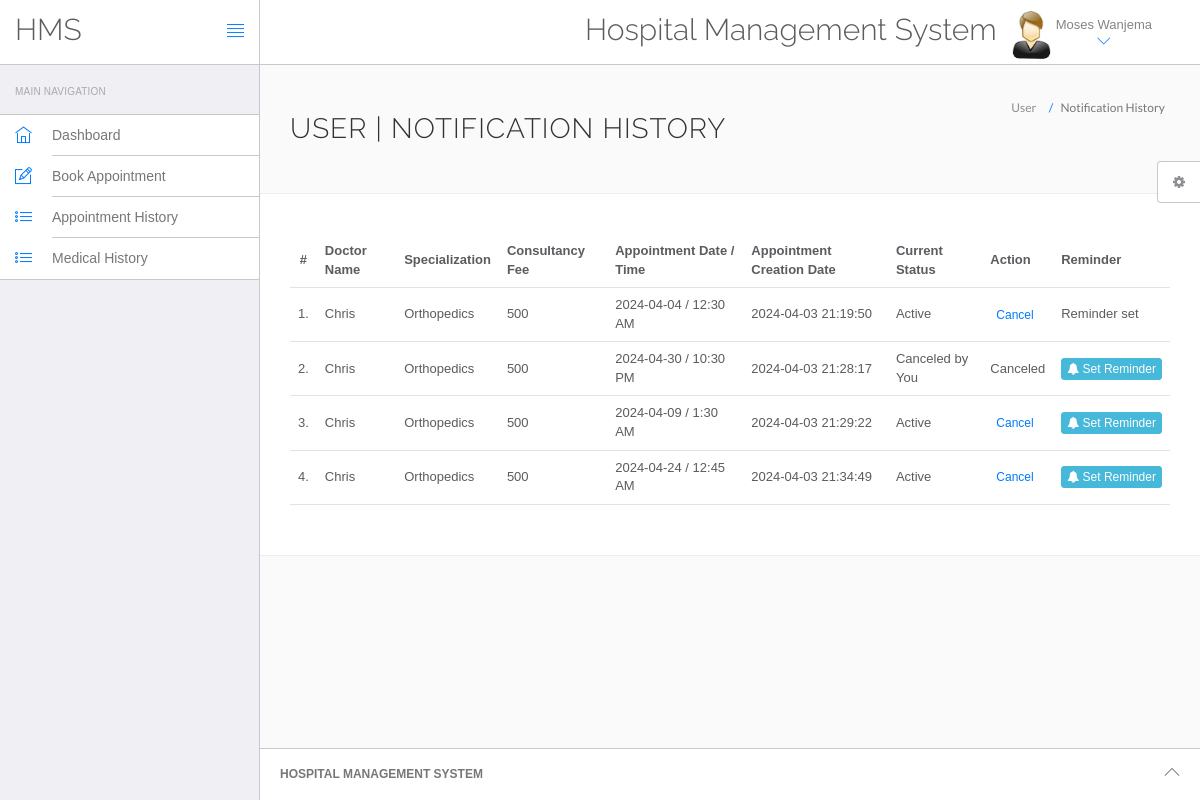
The page /HMS/notification.php (signed in) on the database its author committed.
### tables this page shows
CREATE TABLE `users` (
  `id` int(11) NOT NULL,
  `fullName` varchar(255) DEFAULT NULL,
  `address` longtext DEFAULT NULL,
  `city` varchar(255) DEFAULT NULL,
  `gender` varchar(255) DEFAULT NULL,
  `email` varchar(255) DEFAULT NULL,
  `password` varchar(255) DEFAULT NULL,
  `regDate` timestamp NULL DEFAULT current_timestamp(),
  `updationDate` timestamp NULL DEFAULT NULL ON UPDATE current_timestamp()
);

CREATE TABLE `appointment` (
  `id` int(11) NOT NULL,
  `doctorSpecialization` varchar(255) DEFAULT NULL,
  `doctorId` int(11) DEFAULT NULL,
  `userId` int(11) DEFAULT NULL,
  `consultancyFees` int(11) DEFAULT NULL,
  `appointmentDate` varchar(255) DEFAULT NULL,
  `appointmentTime` varchar(255) DEFAULT NULL,
  `postingDate` timestamp NULL DEFAULT current_timestamp(),
  `userStatus` int(11) DEFAULT NULL,
  `doctorStatus` int(11) DEFAULT NULL,
  `updationDate` timestamp NULL DEFAULT NULL ON UPDATE current_timestamp()
);

CREATE TABLE `doctors` (
  `id` int(11) NOT NULL,
  `specilization` varchar(255) DEFAULT NULL,
  `doctorName` varchar(255) DEFAULT NULL,
  `address` longtext DEFAULT NULL,
  `docFees` varchar(255) DEFAULT NULL,
  `contactno` bigint(11) DEFAULT NULL,
  `docEmail` varchar(255) DEFAULT NULL,
  `password` varchar(255) DEFAULT NULL,
  `creationDate` timestamp NULL DEFAULT current_timestamp(),
  `updationDate` timestamp NULL DEFAULT NULL ON UPDATE current_timestamp()
);

### HMS/notification.php (the view, shortened to what this page needs)
<?php
include('include/config.php');
if (strlen($_SESSION['id']) == 0) {
    header('location:logout.php');
} else {
?>
<!DOCTYPE html>
<html lang="en">
<head>
    <link rel="stylesheet" href="vendor/bootstrap/css/bootstrap.min.css">
    <link rel="stylesheet" href="vendor/fontawesome/css/font-awesome.min.css">
    <link rel="stylesheet" href="vendor/themify-icons/themify-icons.min.css">
    <link href="vendor/animate.css/animate.min.css" rel="stylesheet" media="screen">
    <link href="vendor/perfect-scrollbar/perfect-scrollbar.min.css" rel="stylesheet" media="screen">
    <link href="vendor/switchery/switchery.min.css" rel="stylesheet" media="screen">
    <link href="vendor/bootstrap-touchspin/jquery.bootstrap-touchspin.min.css" rel="stylesheet" media="screen">
    <link href="vendor/select2/select2.min.css" rel="stylesheet" media="screen">
    <link href="vendor/bootstrap-datepicker/bootstrap-datepicker3.standalone.min.css" rel="stylesheet" media="screen">
    <link href="vendor/bootstrap-timepicker/bootstrap-timepicker.min.css" rel="stylesheet" media="screen">
    <link rel="stylesheet" href="assets/css/styles.css">
    <link rel="stylesheet" href="assets/css/plugins.css">
    <link rel="stylesheet" href="assets/css/themes/theme-1.css" id="skin_color" />
</head>
<body>
    <div id="app">
        <?php include('include/sidebar.php');?>
        <div class="app-content">
            <?php include('include/header.php');?>
            <div class="main-content">
                <div class="wrap-content container" id="container">
                    <section id="page-title">
                        <div class="row">
                            <div class="col-sm-8">
                                <h1 class="mainTitle">User | Notification History</h1>
                            </div>
                            <ol class="breadcrumb">
                                <li><span>User</span></li>
                                <li class="active"><span>Notification History</span></li>
                            </ol>
                        </div>
                    </section>
                    <div class="container-fluid container-fullw bg-white">
                        <div class="row">
                            <div class="col-md-12">
                                <table class="table table-hover" id="sample-table-1">
                                    <thead>
                                        <tr>
                                            <th class="center">#</th>
                                            <th class="hidden-xs">Doctor Name</th>
                                            <th>Specialization</th>
                                            <th>Consultancy Fee</th>
                                            <th>Appointment Date / Time</th>
                                            <th>Appointment Creation Date</th>
                                            <th>Current Status</th>
                                            <th>Action</th>
                                            <th>Reminder</th>
                                        </tr>
                                    </thead>
                                    <tbody>
                                        <?php
                                        $sql = mysqli_query($con, "SELECT doctors.doctorName AS docname, appointment.* FROM appointment JOIN doctors ON doctors.id=appointment.doctorId WHERE appointment.userId='".$_SESSION['id']."'");
                                        $cnt = 1;
                                        while ($row = mysqli_fetch_array($sql)) {
                                            $reminderTime = date('Y-m-d H:i:s', strtotime('-1 day', strtotime($row['appointmentDate'].' '.$row['appointmentTime'])));
                                        ?>
                                        <tr>
                                            <td class="center"><?php echo $cnt;?>.</td>
                                            <td class="hidden-xs"><?php echo $row['docname'];?></td>
                                            <td><?php echo $row['doctorSpecialization'];?></td>
                                            <td><?php echo $row['consultancyFees'];?></td>
                                            <td><?php echo $row['appointmentDate'];?> / <?php echo $row['appointmentTime'];?></td>
                                            <td><?php echo $row['postingDate'];?></td>
                                            <td>
                                                <?php
                                                if (($row['userStatus']==1) && ($row['doctorStatus']==1)) {
                                                    echo "Active";
                                                }
                                                if (($row['userStatus']==0) && ($row['doctorStatus']==1)) {
                                                    echo "Canceled by You";
                                                }
                                                ?>
                                            </td>
                                            <td>
                                                <div class="visible-md visible-lg hidden-sm hidden-xs">
                                                    <?php if (($row['userStatus']==1) && ($row['doctorStatus']==1)) { ?>
                                                        <a href="appointment-history.php?id=<?php echo $row['id']?>&cancel=update" onClick="return confirm('Are you sure you want to cancel this appointment?')" class="btn btn-transparent btn-xs tooltips" title="Cancel Appointment" tooltip-placement="top" tooltip="Remove">Cancel</a>
                                                    <?php } else {
                                                        echo "Canceled";
                                                    } ?>
                                                </div>
                                            </td>
                                            <td>
                                                <?php
                                                if (strtotime($reminderTime) > time()) { ?>
                                                    <a href="#" class="btn btn-info btn-xs" data-toggle="modal" data-target="#reminderModal<?php echo $row['id'];?>"><i class="fa fa-bell"></i> Set Reminder</a>
                                                <?php } else {
                                                    echo "Reminder set";
                                                }
                                                ?>
                                            </td>
                                        </tr>
                                        <?php
                                        $cnt = $cnt + 1;
                                        }?>
                                    </tbody>
                                </table>
                            </div>
                        </div>
                    </div>
                </div>
            </div>
        </div>
        <?php include('include/footer.php');?>
        <?php include('include/setting.php');?>
    </div>
</body>
</html>
<?php } ?>

### HMS/include/header.php (shortened to what this page needs)
<header class="navbar navbar-default navbar-static-top">
					<div class="navbar-header">
						<a class="navbar-brand" href="#">
							<h2 style="padding-top:20% ">HMS</h2>
						</a>
						<a href="#" class="sidebar-toggler pull-right visible-md visible-lg" data-toggle-class="app-sidebar-closed" data-toggle-target="#app">
							<i class="ti-align-justify"></i>
						</a>
					</div>
					<div class="navbar-collapse collapse">
						<ul class="nav navbar-right">
								<li  style="padding-top:2% ">
								<h2>Hospital Management System</h2>
							</li>
							<li class="dropdown current-user">
								<a href class="dropdown-toggle" data-toggle="dropdown">
									<img src="assets/images/images.jpg"> <span class="username">
									<?php $query=mysqli_query($con,"select fullName from users where id='".$_SESSION['id']."'");
while($row=mysqli_fetch_array($query))
{
	echo $row['fullName'];
}
									?> <i class="ti-angle-down"></i></i></span>
								</a>
							</li>
						</ul>
					</div>
				</header>

### HMS/assets/css/themes/theme-1.css (style rules this page uses)
body { background: #FAFAFA; }
header .navbar-header { background: #ffffff !important; border-right-color: #c8c7cc !important; border-bottom-color: #c8c7cc !important; }
header .navbar-header .sidebar-toggler, header .navbar-header .sidebar-mobile-toggler { color: #007aff !important; }
header .navbar-header .navbar-brand { color: #777 !important; }
header .navbar-collapse { background: #ffffff !important; border-bottom-color: #c8c7cc !important; box-shadow: none !important; }
header .navbar-collapse .navbar-right > li > a { color: #777; }
header .navbar-collapse .navbar-right > li > a i { color: #007aff !important; }

### rows shown on the page
users: fullName "Moses Wanjema"
appointment: doctorId.doctorName "Chris", doctorSpecialization "Orthopedics", consultancyFees "500", appointmentDate "2024-04-04", appointmentTime "12:30 AM", postingDate "2024-04-03 21:19:50", userStatus "Active", shows "Reminder set"
appointment: doctorId.doctorName "Chris", doctorSpecialization "Orthopedics", consultancyFees "500", appointmentDate "2024-04-30", appointmentTime "10:30 PM", postingDate "2024-04-03 21:28:17", userStatus "Canceled by You"
appointment: doctorId.doctorName "Chris", doctorSpecialization "Orthopedics", consultancyFees "500", appointmentDate "2024-04-09", appointmentTime "1:30 AM", postingDate "2024-04-03 21:29:22", userStatus "Active"
appointment: doctorId.doctorName "Chris", doctorSpecialization "Orthopedics", consultancyFees "500", appointmentDate "2024-04-24", appointmentTime "12:45 AM", postingDate "2024-04-03 21:34:49", userStatus "Active"
